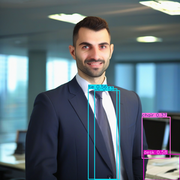
#> input picture data/sdxl_base_1/object_detection/Accountant35.png, 180 x 180 px, found by its file name; its folder holds 4 pictures in this run
$ python resize.py
#> lines starting #> are read from the running program, lines starting #| are printed output that depends on the picture
from PIL import Image
import os

folder = r"C:\Users\Arianna\Desktop\vikus-viewer-clean\vikus-viewer-clean\data\sdxl_base_1\object_detection"

valid_ext = (".png", ".jpg", ".jpeg", ".webp")

for filename in os.listdir(folder):
    if filename.lower().endswith(valid_ext):
        path = os.path.join(folder, filename)

        img = Image.open(path)
#> img is the input picture: PIL image 180x180 RGB; mean R, G, B 92.9, 107.7, 116.9
        img = img.resize((300, 300), Image.LANCZOS)
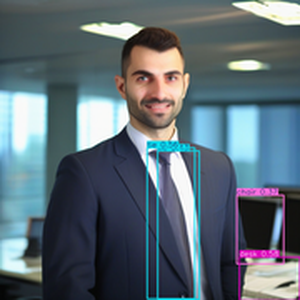
#> img: PIL image 300x300 RGB; mean R, G, B 92.9, 107.7, 116.9

        img.save(path)
#> pass 2 of the loop `for filename in os.listdir(folder):`:
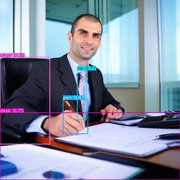
#> input picture data/sdxl_base_1/object_detection/Accountant37.png, 180 x 180 px, found by its file name
#> img is the input picture: PIL image 180x180 RGB; mean R, G, B 133, 143.3, 161.2
#> `img = img.resize((300, 300), Image.LANCZOS)`:
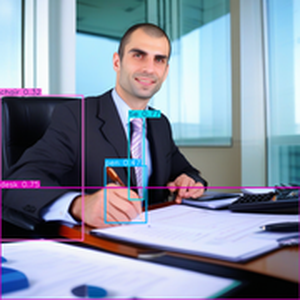
#> img: PIL image 300x300 RGB; mean R, G, B 133, 143.3, 161.2
#> pass 3 of the loop `for filename in os.listdir(folder):`:
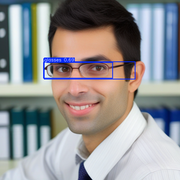
#> input picture data/sdxl_base_1/object_detection/Accountant8.png, 180 x 180 px, found by its file name
#> img is the input picture: PIL image 180x180 RGB; mean R, G, B 147, 146.4, 148
#> `img = img.resize((300, 300), Image.LANCZOS)`:
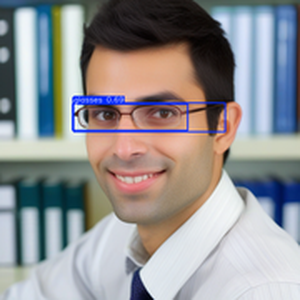
#> img: PIL image 300x300 RGB; mean R, G, B 147, 146.4, 148
#> the loop made 4 passes; the first 3 are shown

print("Resize completato.")
